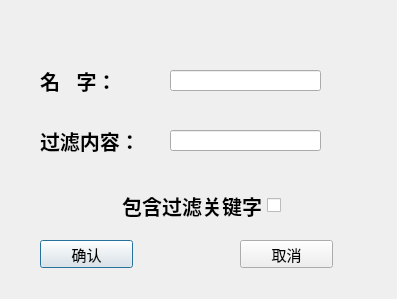
<?xml version="1.0" encoding="UTF-8"?>
<ui version="4.0">
 <class>FliterDialog</class>
 <widget class="QDialog" name="FliterDialog">
  <property name="geometry">
   <rect>
    <x>0</x>
    <y>0</y>
    <width>397</width>
    <height>299</height>
   </rect>
  </property>
  <property name="windowTitle">
   <string>Dialog</string>
  </property>
  <widget class="QLineEdit" name="name">
   <property name="geometry">
    <rect>
     <x>170</x>
     <y>70</y>
     <width>151</width>
     <height>21</height>
    </rect>
   </property>
  </widget>
  <widget class="QLabel" name="label">
   <property name="geometry">
    <rect>
     <x>40</x>
     <y>60</y>
     <width>121</width>
     <height>41</height>
    </rect>
   </property>
   <property name="font">
    <font>
     <pointsize>15</pointsize>
     <weight>75</weight>
     <bold>true</bold>
    </font>
   </property>
   <property name="text">
    <string>名   字：</string>
   </property>
   <property name="buddy">
    <cstring>name</cstring>
   </property>
  </widget>
  <widget class="QLabel" name="label_2">
   <property name="geometry">
    <rect>
     <x>40</x>
     <y>120</y>
     <width>121</width>
     <height>41</height>
    </rect>
   </property>
   <property name="font">
    <font>
     <pointsize>15</pointsize>
     <weight>75</weight>
     <bold>true</bold>
    </font>
   </property>
   <property name="text">
    <string>过滤内容：</string>
   </property>
   <property name="buddy">
    <cstring>content</cstring>
   </property>
  </widget>
  <widget class="QLineEdit" name="content">
   <property name="geometry">
    <rect>
     <x>170</x>
     <y>130</y>
     <width>151</width>
     <height>21</height>
    </rect>
   </property>
  </widget>
  <widget class="QCheckBox" name="checkBox">
   <property name="geometry">
    <rect>
     <x>70</x>
     <y>190</y>
     <width>211</width>
     <height>31</height>
    </rect>
   </property>
   <property name="font">
    <font>
     <pointsize>15</pointsize>
     <weight>75</weight>
     <bold>true</bold>
    </font>
   </property>
   <property name="layoutDirection">
    <enum>Qt::RightToLeft</enum>
   </property>
   <property name="text">
    <string>包含过滤关键字</string>
   </property>
  </widget>
  <widget class="QPushButton" name="confirm">
   <property name="geometry">
    <rect>
     <x>40</x>
     <y>240</y>
     <width>93</width>
     <height>28</height>
    </rect>
   </property>
   <property name="font">
    <font>
     <pointsize>11</pointsize>
     <weight>50</weight>
     <bold>false</bold>
    </font>
   </property>
   <property name="text">
    <string>确认</string>
   </property>
  </widget>
  <widget class="QPushButton" name="quit">
   <property name="geometry">
    <rect>
     <x>240</x>
     <y>240</y>
     <width>93</width>
     <height>28</height>
    </rect>
   </property>
   <property name="font">
    <font>
     <pointsize>11</pointsize>
    </font>
   </property>
   <property name="text">
    <string>取消</string>
   </property>
  </widget>
 </widget>
 <resources/>
 <connections>
  <connection>
   <sender>quit</sender>
   <signal>clicked()</signal>
   <receiver>FliterDialog</receiver>
   <slot>reject()</slot>
   <hints>
    <hint type="sourcelabel">
     <x>286</x>
     <y>253</y>
    </hint>
    <hint type="destinationlabel">
     <x>198</x>
     <y>149</y>
    </hint>
   </hints>
  </connection>
 </connections>
</ui>
